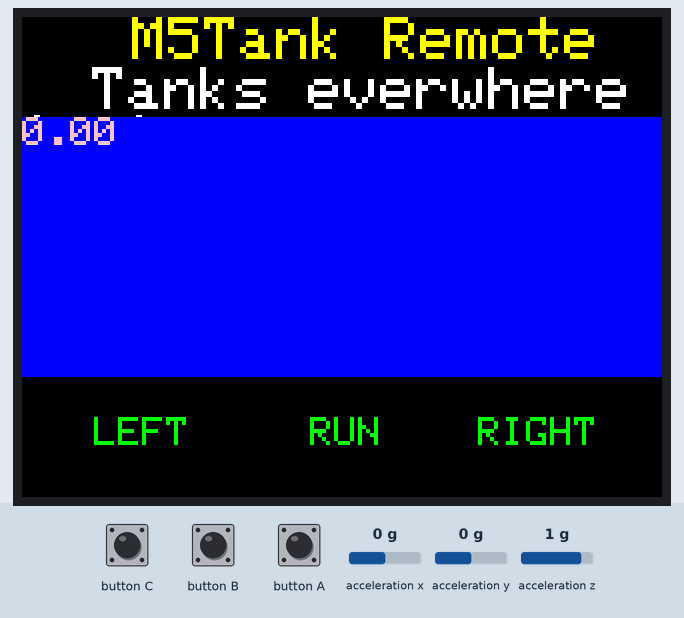
Recording of a program running on a simulated ESP32. Parts: 320×240 colour display. The test bench sets the inputs (shaded band); at power-on: acceleration x 0 g, acceleration y 0 g, acceleration z 1 g.

Above: at 1.4 s.
1.5 s: button C pressed for 0.15 s
At 1.74 s:
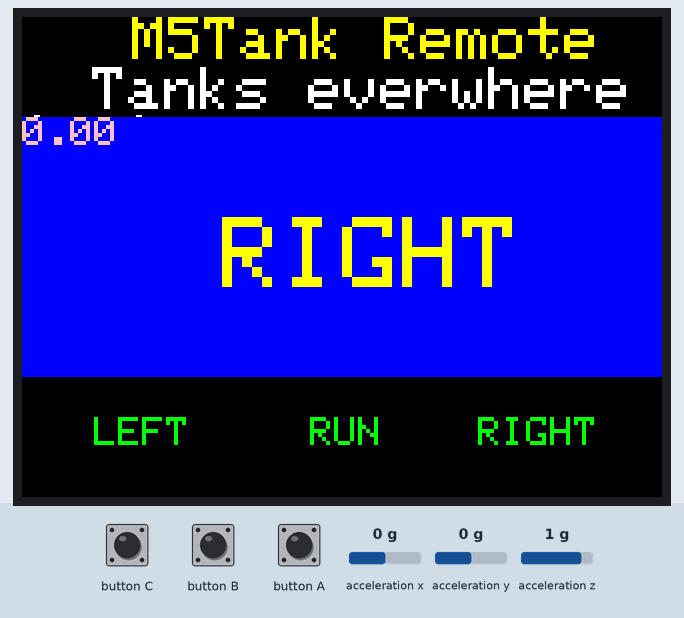
4.6 s: button B pressed for 0.15 s
At 4.8 s:
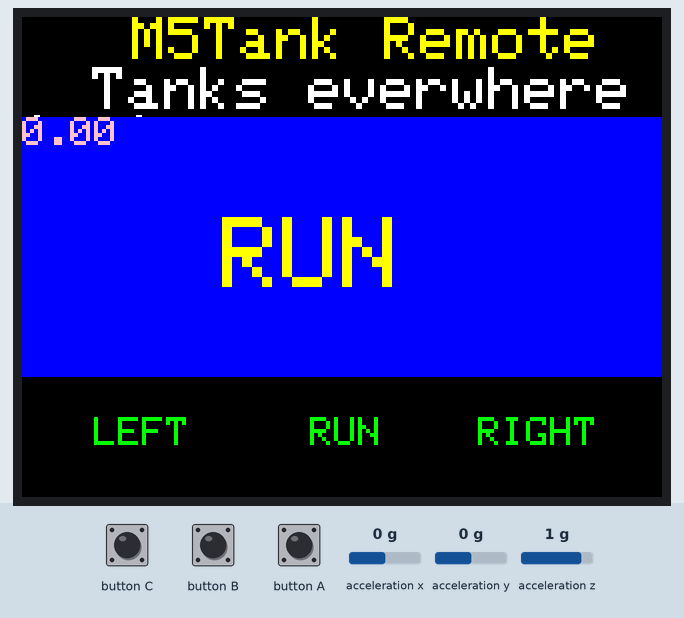
7.7 s: button A pressed for 0.15 s
At 7.91 s:
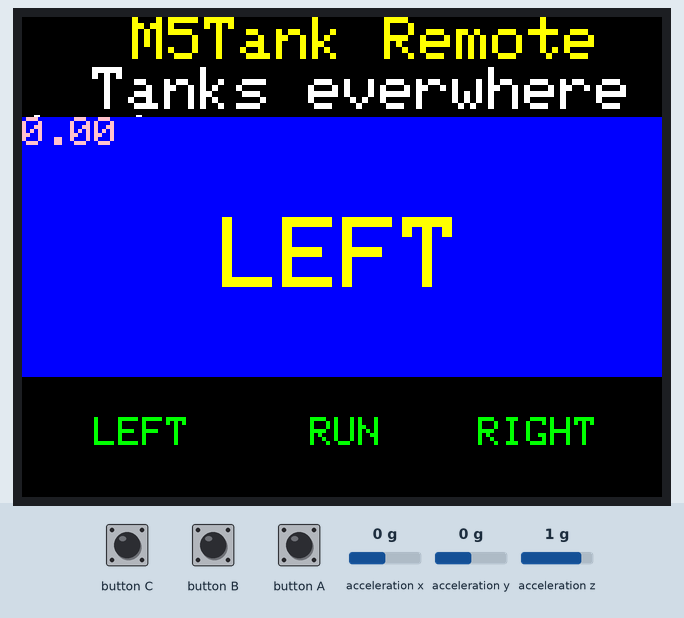
10.8 s: acceleration x set to -1.4 g
At 11.9 s:
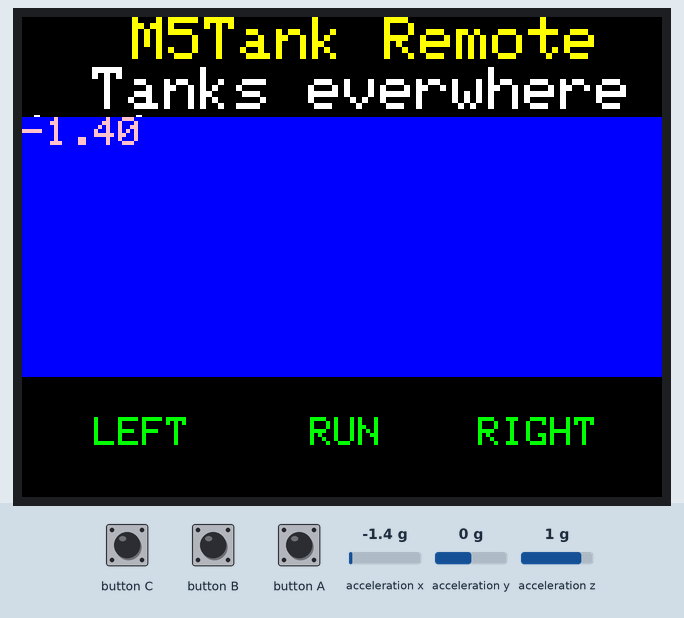
13.8 s: button C pressed for 1 s
At 14.6 s:
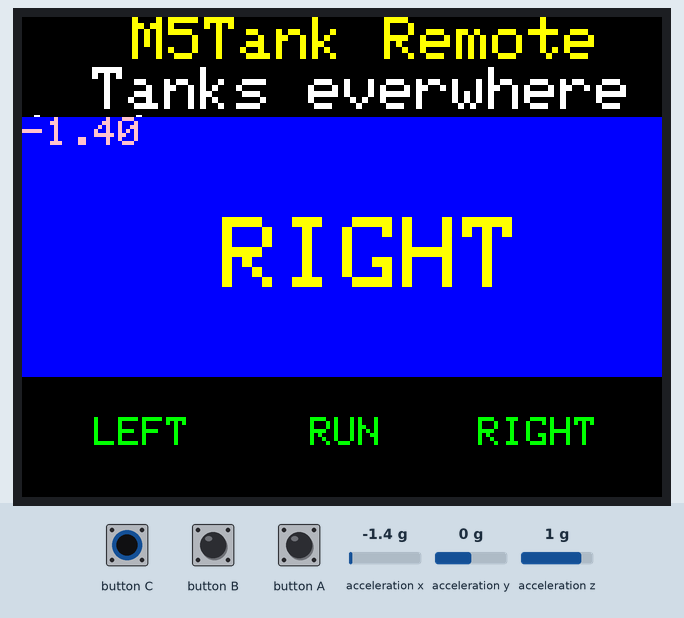
16.3 s: button B pressed for 1 s
At 17.1 s:
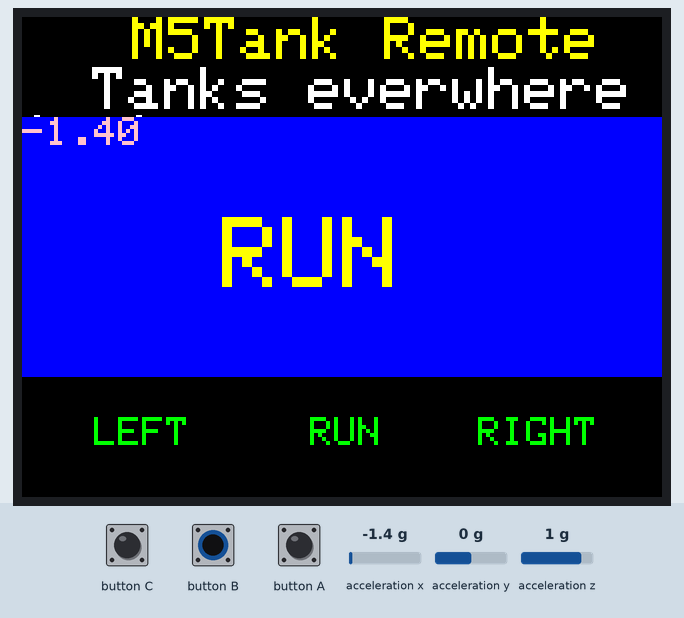
Timing chart, 0 to 19.3 s (numbered marks = the images above; inputs shaded):
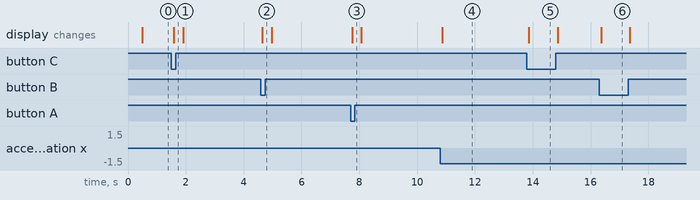

The program:

main.cpp
```cpp
#include <Arduino.h>
#include <M5Stack.h>
#include <esp_now.h>
#include <WiFi.h>

// Dirección MAC del tanque
uint8_t tankMAC[] = { 0xDC, 0x54, 0x75, 0xD0, 0x9A, 0x08 };

typedef struct struct_message {
    bool left;
    bool run;
    bool right;
    float x;
    float y;
    float z;
} struct_message;

// Create a struct_message called myData
struct_message rfData;

// Create peer interface
esp_now_peer_info_t peerInfo;

float pitch, roll, yaw;
float x, y, z;

// callback when data is sent
void OnDataSent(const uint8_t *mac_addr, esp_now_send_status_t status) {
  //Serial.print("\r\nLast Packet Send Status:\t");
  //Serial.println(status == ESP_NOW_SEND_SUCCESS ? "Delivery Success" : "Delivery Fail");
}

void setup() {
  // put your setup code here, to run once:
  M5.begin();
  M5.Power.begin();

  M5.Imu.Init();
  M5.Imu.getAhrsData(&pitch, &roll, &yaw);

  // Init Serial Monitor
  Serial.begin(115200);

  // Set device as a Wi-Fi Station
  WiFi.mode(WIFI_STA);

  // Init ESP-NOW
  if (esp_now_init() != ESP_OK) {
    Serial.println("Error initializing ESP-NOW");
    return;
  }

  // Once ESPNow is successfully Init, we will register for Send CB to
  // get the status of Trasnmitted packet
  esp_now_register_send_cb(OnDataSent);

  // Register peer
  memcpy(peerInfo.peer_addr, tankMAC, sizeof(tankMAC));
  peerInfo.channel = 0;
  peerInfo.encrypt = false;

  // Add peer
  if (esp_now_add_peer(&peerInfo) != ESP_OK){
    Serial.println("Failed to add peer");
    return;
  }

  M5.Lcd.clear(BLACK);
  M5.Lcd.setTextColor(YELLOW);
  M5.Lcd.setTextSize(3);
  M5.Lcd.setCursor(55, 0);
  M5.Lcd.println("M5Tank Remote");
  M5.Lcd.setTextColor(WHITE);
  M5.Lcd.setCursor(35, 25);
  M5.Lcd.println("Tanks everwhere! ;)");

  M5.Lcd.setTextSize(2);
  M5.Lcd.setTextColor(TFT_GREEN);
  M5.Lcd.setCursor(0, 200);
  M5.Lcd.println("   LEFT     RUN    RIGHT");

}

void loop() {
  // put your main code here, to run repeatedly:

  //M5.Imu.getAhrsData(&pitch, &roll, &yaw);
  M5.Imu.getAccelData(&x, &y, &z);

  rfData.left = false;
  rfData.right = false;
  rfData.run = false;

  rfData.x = 0;
  rfData.y = 0;
  rfData.z = 0;

  if (M5.BtnA.isPressed())
  {
    rfData.left = true;
    M5.Lcd.setTextSize(5);
    M5.Lcd.setCursor(100, 100);
    M5.Lcd.setTextColor(TFT_YELLOW);
    M5.Lcd.println("LEFT");
  }
  else if (M5.BtnB.isPressed())
  {
    rfData.run = true;
    M5.Lcd.setTextSize(5);
    M5.Lcd.setCursor(100, 100);
    M5.Lcd.setTextColor(TFT_YELLOW);
    M5.Lcd.println("RUN");
  }
  else if (M5.BtnC.isPressed())
  {
    rfData.right = true;
    M5.Lcd.setTextSize(5);
    M5.Lcd.setCursor(100, 100);
    M5.Lcd.setTextColor(TFT_YELLOW);
    M5.Lcd.println("RIGHT");
  }
  else
  {
    M5.Lcd.fillRect(0, 50, 320, 130, TFT_BLUE);
  }

  // Datos IMU
  M5.Lcd.fillRect(0, 50, 0, 10, TFT_WHITE);
  M5.Lcd.setTextSize(2);
  M5.Lcd.setTextColor(TFT_PINK);
  M5.Lcd.setCursor(0, 50);
  M5.Lcd.println(x);

  // Send message via ESP-NOW
  esp_err_t result = esp_now_send(tankMAC, (uint8_t *) &rfData, sizeof(rfData));

  if (result == ESP_OK) {
    //Serial.println("Sent with success");
  }
  else {
    //Serial.println("Error sending the data");
  }

  M5.update();

  delay(10);

}
```

Measured:
- after the input at 1.5 s, the display: changes after 0.08 s (image 1)
- after the input at 4.6 s, the display: changes at once (image 2)
- after the input at 7.7 s, the display: changes after 0.05 s (image 3)
- after the input at 10.8 s, the display: changes after 0.07 s (image 4)
- after the input at 13.8 s, the display: changes after 0.06 s (image 5)
- after the input at 16.3 s, the display: changes after 0.07 s (image 6)
